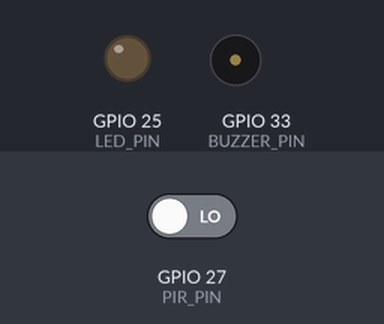
Bench run of a sketch on a simulated ESP32. Parts: output pins drawn as LEDs (lit = HIGH), buzzer (waves = sounding, pin HIGH). Dashed ring = blinking. Inputs (shaded band) come from the test bench; at power-on: GPIO 27 (PIR_PIN) LOW.

Above: at 1.2 s.
1.3 s: GPIO 27 (PIR_PIN) driven HIGH
At 1.7 s:
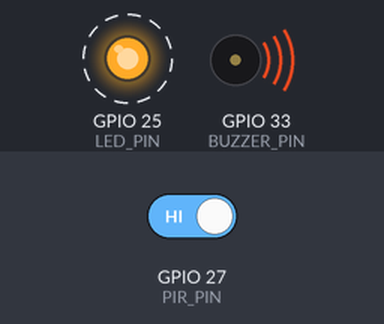
4.3 s: GPIO 27 (PIR_PIN) driven LOW
At 4.9 s:
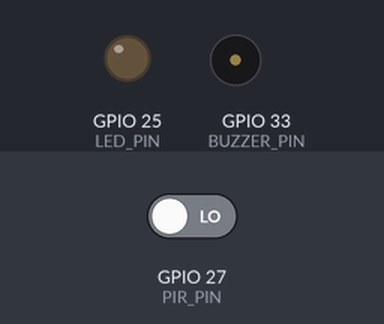
Timing chart, 0 to 7.3 s (numbered marks = the images above; inputs shaded):
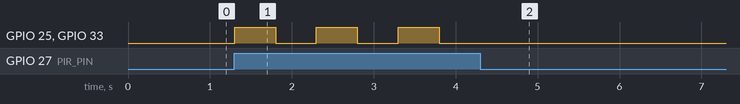

The sketch:

executablescript.ino
```cpp
#include <Arduino.h>

constexpr int PIR_PIN = 27;
constexpr int LED_PIN = 25;
constexpr int BUZZER_PIN = 33;

bool detectMotion() {
  return digitalRead(PIR_PIN) == HIGH;
}

void turnLEDOn() {
  digitalWrite(LED_PIN, HIGH);
}

void turnBuzzerOn() {
  digitalWrite(BUZZER_PIN, HIGH);
}

void turnLEDOff() {
  digitalWrite(LED_PIN, LOW);
}

void turnBuzzerOff() {
  digitalWrite(BUZZER_PIN, LOW);
}

void setup() {
  pinMode(PIR_PIN, INPUT);
  pinMode(LED_PIN, OUTPUT);
  digitalWrite(LED_PIN, LOW);
  pinMode(BUZZER_PIN, OUTPUT);
  digitalWrite(BUZZER_PIN, LOW);
}

void loop() {
  if (detectMotion()) {
    turnLEDOn();
    turnBuzzerOn();
    delay(500UL);
    turnLEDOff();
    turnBuzzerOff();
    delay(500UL);
  } else {
    turnLEDOff();
    turnBuzzerOff();
  }
}
```

Measured:
- after the input at 1.3 s, GPIO 25 (LED_PIN), GPIO 33 (BUZZER_PIN): alternates HIGH for 0.50 s and LOW for 0.50 s, starting at once
- after the input at 4.3 s, GPIO 25 (LED_PIN), GPIO 33 (BUZZER_PIN): stops changing and stays LOW
